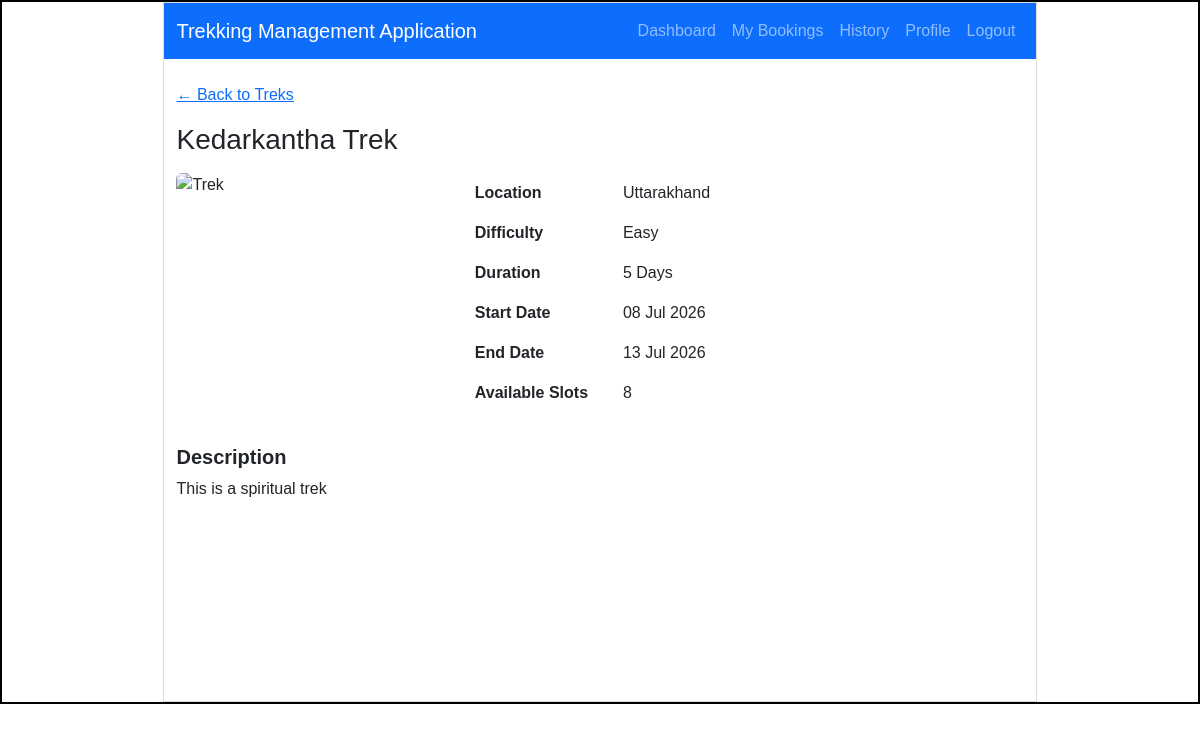
The page /trekker/trek/details/4/2 (signed in) on the database its author committed.
### models.py (models this page shows)
class Trek(db.Model):
    __tablename__ = "trek"
    id = db.Column(db.Integer  , primary_key = True)
    trek_name = db.Column(db.String() , nullable = False)
    location = db.Column(db.String(100),nullable=False)
    difficulty = db.Column(db.String(20),nullable=False)
    duration = db.Column(db.Integer,nullable=False)
    available_slots = db.Column(db.Integer,nullable=False)
    trek_status = db.Column(db.String(20),nullable=False,default = "Pending")
    start_date = db.Column(db.Date,nullable=False)
    end_date = db.Column(db.Date,nullable=False)
    description = db.Column(db.Text)
    staff_id = db.Column(db.Integer,db.ForeignKey("staff_profile.id"), nullable = True)
    bookings = db.relationship("Booking",backref = "trek",lazy=True) # One Trek -> Many Bookings

### app.py (the view)
@app.route("/trekker/trek/details/<int:trek_id>/<int:user_id>")
@role_required("trekker")
@login_required
def trekker_trek_details(trek_id, user_id):
    trek = Trek.query.get_or_404(trek_id)
    booking = Booking.query.filter_by(trek_id=trek_id, user_id=user_id).first()
    return render_template("trekker_booking_details.html", trek=trek, booking=booking, user_id=user_id)

### app.py (called while the page is built)
def login_required(f):
    @wraps(f)
    def wrapper(*args, **kwargs):
        if 'user_id' not in session:
            flash("Please log in to continue.", "warning")
            return redirect(url_for("login"))
        if 'user_id' in kwargs and kwargs['user_id'] != session['user_id']:
            flash("You don't have access to that page.", "warning")
            return _redirect_to_own_area()
        return f(*args, **kwargs)
    return wrapper

def role_required(*roles):
    def decorator(f):
        @wraps(f)
        def wrapper(*args, **kwargs):
            if 'user_id' not in session:
                flash("Please log in to continue.", "warning")
                return redirect(url_for("login"))
            if session.get('role') not in roles:
                flash("You don't have access to that page.", "warning")
                return _redirect_to_own_area()
            return f(*args, **kwargs)
        return wrapper
    return decorator

### templates/trekker_booking_details.html (shortened to what this page needs)
<!DOCTYPE html>
<html lang="en">
<head>
    <link rel="stylesheet" href="{{ url_for('static', filename='style.css') }}">
    <link href="https://cdn.jsdelivr.net/npm/bootstrap@5.0.2/dist/css/bootstrap.min.css" rel="stylesheet">
</head>
<body>
    <div id="main">
        <div id="canvas">
            <nav class="navbar navbar-expand-lg navbar-dark bg-primary">
                <div class="container-fluid">
                    <a class="navbar-brand" href="/trekker/dashboard/{{ user_id }}">Trekking Management Application</a>
                    <div class="navbar-nav ms-auto">
                        <a class="nav-link" href="/trekker/dashboard/{{ user_id }}">Dashboard</a>
                        <a class="nav-link" href="/trekker/bookings/{{ user_id }}">My Bookings</a>
                        <a class="nav-link" href="/trekker/history/{{ user_id }}">History</a>
                        <a class="nav-link" href="/trekker/profile/{{ user_id }}">Profile</a>
                        <a class="nav-link" href="/logout">Logout</a>
                    </div>
                </div>
            </nav>
            <div class="container mt-4">
                <a href="/trekker/dashboard/{{ user_id }}" class="d-inline-block mb-3">&larr; Back to Treks</a>
                <h3 class="mb-3">{{ trek.trek_name }}</h3>
                <div class="row">
                    <div class="col-md-4">
                        <img src="https://images.unsplash.com/photo-1464822759023-fed622ff2c3b?auto=format&fit=crop&w=800&q=80" alt="Trek" style="width: 100%; height: 250px; object-fit: cover; border-radius: 6px;">
                    </div>
                    <div class="col-md-4">
                        <table class="table table-borderless">
                            <tr><th>Location</th><td>{{ trek.location }}</td></tr>
                            <tr><th>Difficulty</th><td>{{ trek.difficulty }}</td></tr>
                            <tr><th>Duration</th><td>{{ trek.duration }} Days</td></tr>
                            <tr><th>Start Date</th><td>{{ trek.start_date.strftime('%d %b %Y') }}</td></tr>
                            <tr><th>End Date</th><td>{{ trek.end_date.strftime('%d %b %Y') }}</td></tr>
                            <tr><th>Available Slots</th><td>{{ trek.available_slots }}</td></tr>
                        </table>
                    </div>
                </div>
                <h5 class="mt-3"><b>Description</b></h5>
                <p>{{ trek.description }}</p>
            </div>
        </div>
    </div>
</body>
</html>

### static/style.css (style rules this page uses)
* { margin:0px; font-family: Arial, Helvetica, sans-serif; }
#main { border:2px solid black; margin-top: 0px; }
#canvas { border:1px solid #dcdcdc; width:73%; height:700px; margin:auto; }
table { max-height: 20px; overflow-y: auto; }

### rows shown on the page
Trek: trek_name "Kedarkantha Trek", location "Uttarakhand", difficulty "Easy", duration "5", start_date "08 Jul 2026", end_date "13 Jul 2026", available_slots "8", description "This is a spiritual trek"
